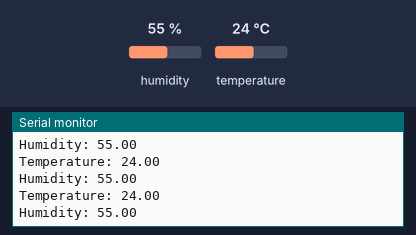
Bench run of a sketch on a simulated Arduino Uno, built with avr-gcc and run on an emulated ATmega328P. Shown: the last lines printed to the serial monitor. The test bench sets the inputs (shaded band); at power-on: humidity 55 %, temperature 24 °C.

Above: at 2.8 s.
2.9 s: humidity set to 22 %
At 5.5 s:
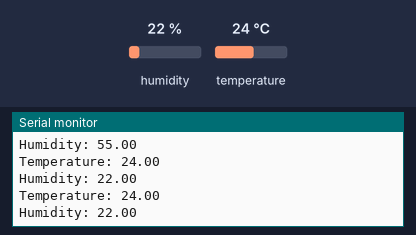
5.6 s: temperature set to 12 °C
At 6.9 s:
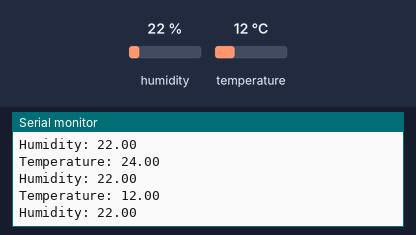
8.3 s: humidity set to 40 %
At 11.8 s:
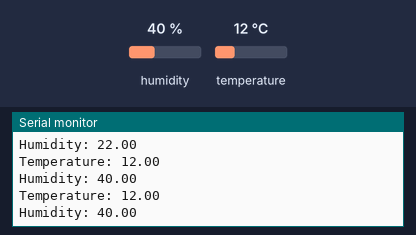
Timing chart, 0 to 13.3 s (numbered marks = the images above; inputs shaded):
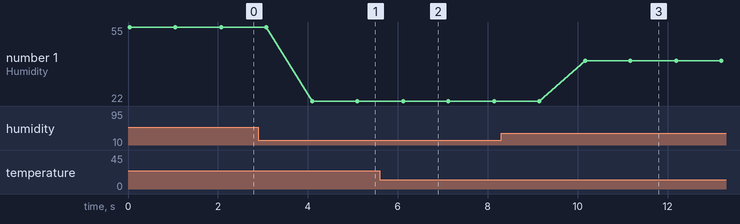

The sketch:

DHT_sensor.ino
```cpp
#include <DHT.h>
#define dataPin 4
#define DHTTYPE DHT11

DHT dht(dataPin, DHTTYPE);

void setup() {
  Serial.begin(9600);
}

void loop() {
  float temp = dht.readTemperature();
  float humidity = dht.readHumidity();

  Serial.print("\nTemperature: ");
  Serial.print(temp);
  Serial.print("\nHumidity: ");
  Serial.print(humidity);
  delay(1000);
}
```

Measured:
- after the input at 2.9 s, the serial monitor: prints a new line after 1.2 s (image 1)
- after the input at 5.6 s, the serial monitor: prints a new line after 0.50 s (image 2)
- after the input at 8.3 s, the serial monitor: prints a new line after 1.9 s (image 3)
- plotted number 1: 55 → 22 after the input at 2.9 s, 22 → 40 after the input at 8.3 s
